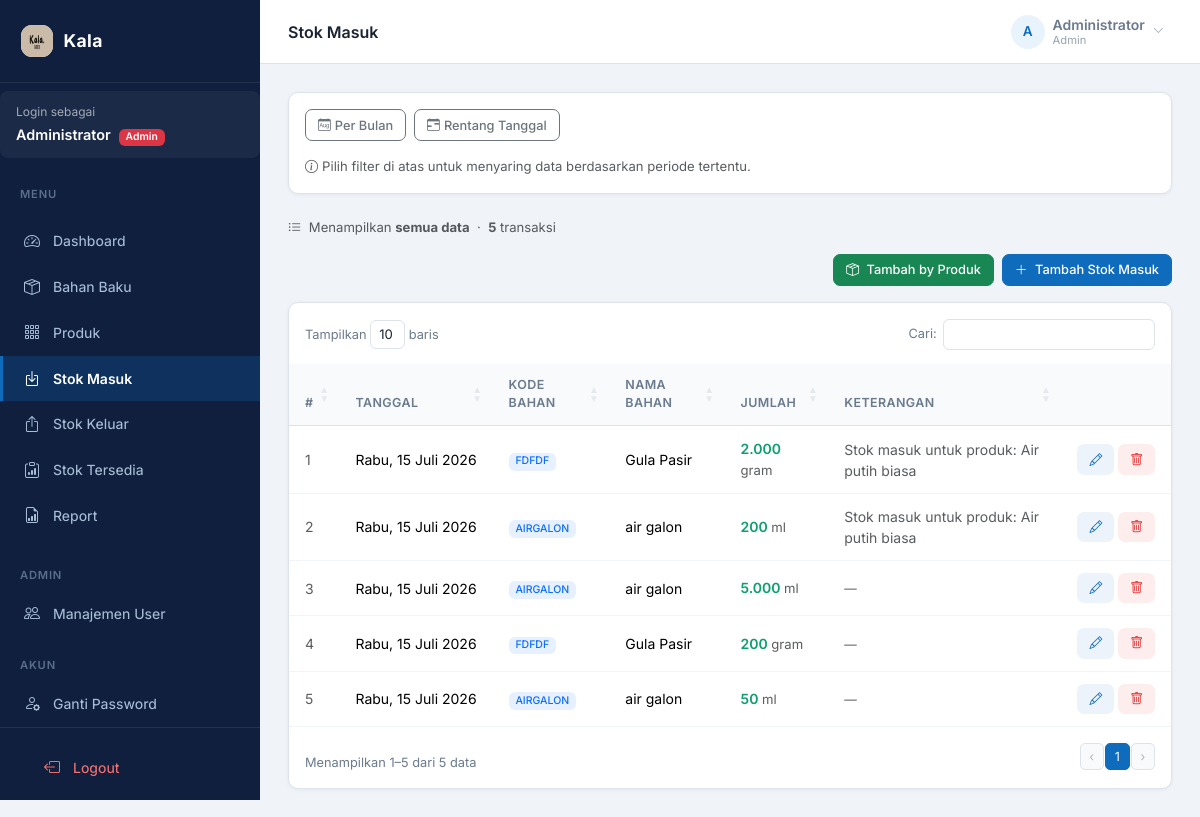
The page /stok-masuk (signed in) on the database its author committed.
### tables this page shows
CREATE TABLE `stok_masuk` (
  `id` bigint UNSIGNED NOT NULL,
  `bahan_baku_id` bigint UNSIGNED NOT NULL,
  `jumlah` int NOT NULL,
  `tanggal` date NOT NULL,
  `keterangan` text
);

CREATE TABLE `bahan_baku` (
  `id` bigint UNSIGNED NOT NULL,
  `kode_bahan` varchar(255) NOT NULL,
  `nama_bahan` varchar(255) NOT NULL,
  `satuan` varchar(255) NOT NULL,
  `keterangan` varchar(255) DEFAULT NULL,
  `is_active` tinyint(1) NOT NULL DEFAULT '1',
  `created_at` timestamp NOT NULL DEFAULT CURRENT_TIMESTAMP
);

### controllers/StokMasukController.php (called while the page is built, shortened)
<?php
class StokMasukController
{
    public function index(array $params): void
    {
        $model = new StokMasukModel();
        $from = $to = null;
        $isFiltered = false;
        $data = $isFiltered ? $model->filter($from, $to) : $model->allWithBahanBaku();
        require __DIR__ . '/../pages/stok-masuk/index.php';
    }
}

### index.php (called while the page is built, shortened)
<?php
require_once __DIR__ . '/core/Router.php';
require_once __DIR__ . '/core/Database.php';
require_once __DIR__ . '/core/Model.php';
require_once __DIR__ . '/core/helpers.php';
spl_autoload_register(function (string $class) {
    $file = __DIR__ . '/' . str_replace('\\', '/', $class) . '.php';
});
$router = new Core\Router();
$router->dispatch();

### core/Database.php (called while the page is built, shortened)
<?php
class Database
{
    private static ?PDO $instance = null;
    public static function connect(): PDO
    {
        if (self::$instance === null) {
            try {
                $dsn = 'mysql:host=' . DB_HOST . ';port=' . DB_PORT . ';dbname=' . DB_NAME . ';charset=utf8mb4';
                self::$instance = new PDO($dsn, DB_USER, DB_PASS, [
                    PDO::ATTR_ERRMODE            => PDO::ERRMODE_EXCEPTION,
                    PDO::ATTR_DEFAULT_FETCH_MODE => PDO::FETCH_ASSOC,
                    PDO::ATTR_EMULATE_PREPARES   => false,
                ]);
            } catch (PDOException $e) {
                http_response_code(500);
                die('Database connection failed: ' . $e->getMessage());
            }
        }
        return self::$instance;
    }
}

### core/Model.php (called while the page is built, shortened)
<?php
abstract class Model
{
    public function __construct()
    {
        $this->db = Database::connect();
    }
}

### models/StokMasukModel.php (called while the page is built, shortened)
<?php
class StokMasukModel extends Model
{
    public function allWithBahanBaku(): array
    {
        return $this->db->query("
            SELECT sm.*, b.nama_bahan, b.kode_bahan, b.satuan
            FROM stok_masuk sm
            JOIN bahan_baku b ON b.id = sm.bahan_baku_id
            ORDER BY sm.tanggal DESC, sm.id DESC
        ")->fetchAll();
    }
}

### core/helpers.php (called while the page is built, shortened)
<?php
function fmt(int|float $n): string
{
    return number_format($n, 0, ',', '.');
}
function fmtDate(string $date): string
{
    $bulan = [
        1 => 'Januari',
        2 => 'Februari',
        3 => 'Maret',
        4 => 'April',
        5 => 'Mei',
        6 => 'Juni',
        7 => 'Juli',
        8 => 'Agustus',
        9 => 'September',
        10 => 'Oktober',
        11 => 'November',
        12 => 'Desember'
    ];
    $hari = [
        0 => 'Minggu',
        1 => 'Senin',
        2 => 'Selasa',
        3 => 'Rabu',
        4 => 'Kamis',
        5 => 'Jumat',
        6 => 'Sabtu'
    ];
    $ts = strtotime($date);
    return $hari[(int) date('w', $ts)] . ', '
        . (int) date('d', $ts) . ' '
        . $bulan[(int) date('n', $ts)] . ' '
        . date('Y', $ts);
}

### pages/stok-masuk/index.php (the view, shortened to what this page needs)
<?php
require_once __DIR__ . '/../../shared/components.php';
$filterType = $_GET['filter'] ?? null;
$isFiltered = in_array($filterType, ['month', 'range']);
?>
<div class="card mb-4">
    <div class="card-body">
        <div class="d-flex gap-2 mb-3">
            <button type="button"
                class="btn btn-sm <?= $filterType === 'month' ? 'btn-primary' : 'btn-outline-secondary' ?>"
                onclick="setFilterType('month')">
                <i class="bi bi-calendar-month me-1"></i>Per Bulan
            </button>
            <button type="button"
                class="btn btn-sm <?= $filterType === 'range' ? 'btn-primary' : 'btn-outline-secondary' ?>"
                onclick="setFilterType('range')">
                <i class="bi bi-calendar-range me-1"></i>Rentang Tanggal
            </button>
        </div>
        <?php if (!$isFiltered): ?>
            <p class="text-muted mb-0 mt-1" style="font-size:0.82rem">
                <i class="bi bi-info-circle me-1"></i>Pilih filter di atas untuk menyaring data berdasarkan periode
                tertentu.
            </p>
        <?php endif; ?>
    </div>
</div>
<?php if ($isFiltered): ?>
    <p class="text-muted mb-3" style="font-size:0.82rem">
        <i class="bi bi-funnel-fill me-1 text-primary"></i>
        <?php if ($filterType === 'month'): ?>
            Menampilkan bulan: <strong><?= date('F Y', strtotime($from)) ?></strong>
        <?php else: ?>
            Rentang: <strong><?= fmtDate($from) ?></strong> s/d <strong><?= fmtDate($to) ?></strong>
        <?php endif; ?>
        &nbsp;·&nbsp; <strong><?= count($data) ?></strong> transaksi
    </p>
<?php else: ?>
    <p class="text-muted mb-3" style="font-size:0.82rem">
        <i class="bi bi-list-ul me-1"></i>
        Menampilkan <strong>semua data</strong> &nbsp;·&nbsp; <strong><?= count($data) ?></strong> transaksi
    </p>
<?php endif; ?>
<div class="d-flex flex-wrap justify-content-between align-items-center gap-2 mb-3">
    <div class="d-flex gap-2">
        <button type="button" class="btn btn-success btn-sm" onclick="openTambahByProduk()">
            <i class="bi bi-box-seam me-1"></i> Tambah by Produk
        </button>
        <button type="button" class="btn btn-primary btn-sm" onclick="openTambah()">
            <i class="bi bi-plus-lg me-1"></i> Tambah Stok Masuk
        </button>
    </div>
</div>
<div class="card">
    <div class="card-body p-0">
        <table id="tblStokMasuk" class="table mb-0" style="width:100%">
            <thead>
                <tr>
                    <th>#</th>
                    <th>Tanggal</th>
                    <th>Kode Bahan</th>
                    <th>Nama Bahan</th>
                    <th>Jumlah</th>
                    <th>Keterangan</th>
                    <th></th>
                </tr>
            </thead>
            <tbody>
                <?php foreach ($data as $i => $row): ?>
                    <tr>
                        <td class="text-muted"><?= $i + 1 ?></td>
                        <td style="white-space:nowrap"><?= fmtDate($row['tanggal']) ?></td>
                        <td><span
                                class="badge bg-primary bg-opacity-10 text-primary"><?= htmlspecialchars($row['kode_bahan']) ?></span>
                        </td>
                        <td><?= htmlspecialchars($row['nama_bahan']) ?></td>
                        <td style="color:#0e9f6e;font-weight:600"><?= fmt($row['jumlah']) ?> <span class="text-muted"
                                style="font-size:0.82rem;font-weight:400"><?= htmlspecialchars($row['satuan']) ?></span>
                        </td>
                        <td class="text-muted">
                            <?= $row['keterangan'] ? htmlspecialchars($row['keterangan']) : '<span style="font-size:0.78rem">—</span>' ?>
                        </td>
                        <td>
                            <div class="d-flex gap-1">
                                <button type="button" class="btn btn-sm"
                                    style="color:#0f6cbd;background:rgba(15,108,189,0.08);border:none"
                                    onclick="openEdit(<?= $row['id'] ?>, <?= htmlspecialchars(json_encode($row), ENT_QUOTES) ?>)">
                                    <i class="bi bi-pencil"></i>
                                </button>
                                <form id="del-sm-<?= $row['id'] ?>" action="/stok-masuk/<?= $row['id'] ?>/delete"
                                    method="POST">
                                    <button type="button" class="btn btn-sm"
                                        style="color:#e02424;background:rgba(224,36,36,0.08);border:none"
                                        onclick="confirmDelete(this)" data-form="del-sm-<?= $row['id'] ?>"
                                        data-message="Data stok masuk ini akan dihapus permanen.">
                                        <i class="bi bi-trash"></i>
                                    </button>
                                </form>
                            </div>
                        </td>
                    </tr>
                <?php endforeach; ?>
            </tbody>
        </table>
    </div>
</div>

### core/Router.php (shortened to what this page needs)
<?php
class Router
{
    private array $routes = [];
    private function addRoute(string $method, string $path, callable|array $handler): self
    {
        $this->routes[] = [
            'method'      => $method,
            'path'        => $path,
            'handler'     => $handler,
            'middlewares' => [],
        ];
        return $this;
    }
    public function middleware(string|array $middleware): self
    {
        $last = array_key_last($this->routes);
        $middlewares = is_array($middleware) ? $middleware : [$middleware];
        $this->routes[$last]['middlewares'] = array_merge(
            $this->routes[$last]['middlewares'],
            $middlewares
        );
        return $this;
    }
    public function dispatch(): void
    {
        $method = $_SERVER['REQUEST_METHOD'];
        $uri    = parse_url($_SERVER['REQUEST_URI'], PHP_URL_PATH);
        foreach ($this->routes as $route) {
            if ($route['method'] !== $method) continue;
            $params = $this->matchPath($route['path'], $uri);
            if ($params === null) continue;
            $handler = $route['handler'];
            if (is_callable($handler)) {
                call_user_func($handler, $params);
            } elseif (is_array($handler)) {
                [$class, $method] = $handler;
                call_user_func([new $class(), $method], $params);
            }
            return;
        }
    }
    private function matchPath(string $routePath, string $uri): ?array
    {
        $pattern = preg_replace('/\{(\w+)\}/', '(?P<$1>[^/]+)', $routePath);
        $pattern = '#^' . $pattern . '$#';
        if (!preg_match($pattern, $uri, $matches)) {
            return null;
        }
        return array_filter($matches, 'is_string', ARRAY_FILTER_USE_KEY);
    }
}

### assets/css/app.css (style rules this page uses)
:root { --sidebar-width: 260px; --topbar-height: 64px; --primary: #0f6cbd; --primary-dark: #0d5aa7; --primary-light: #e8f3fc; --sidebar-bg: #0f1f3d; --sidebar-hover: #1a3260; --sidebar-active: #0f6cbd; --sidebar-text: #a8bdd6; --sidebar-white: #ffffff; --bg: #f0f4f8; --surface: #ffffff; --border: #dde3ea; --text: #1a2332; --text-muted: #6b7a8d; --success: #0e9f6e; --danger: #e02424; --warning: #d97706; }
* { margin: 0; padding: 0; box-sizing: border-box; }
body { font-family: "Inter", sans-serif; background: var(--bg); color: var(--text); font-size: 0.9rem; }
.card { border: 1px solid var(--border); border-radius: 10px; box-shadow: 0 1px 4px rgba(0, 0, 0, 0.05); background: var(--surface); }
.btn { font-family: "Inter", sans-serif; font-weight: 500; font-size: 0.85rem; border-radius: 7px; }
.btn-primary { background: var(--primary); border-color: var(--primary); }
.btn-sm { padding: 0.35rem 0.75rem; font-size: 0.8rem; }
.table { font-size: 0.875rem; }
.table thead th { background: #f8fafc; color: var(--text-muted); font-weight: 600; font-size: 0.78rem; text-transform: uppercase; letter-spacing: 0.4px; border-bottom: 1px solid var(--border); padding: 0.75rem 1rem; }
.table td { padding: 0.75rem 1rem; vertical-align: middle; border-color: #f1f5f9; }
.badge { font-family: "Inter", sans-serif; font-weight: 500; }

### rows shown on the page
stok_masuk: tanggal "Rabu, 15 Juli 2026", bahan_baku.kode_bahan "FDFDF", bahan_baku.nama_bahan "Gula Pasir", jumlah "2.000", bahan_baku.satuan "gram", keterangan "Stok masuk untuk produk: Air putih biasa"
stok_masuk: tanggal "Rabu, 15 Juli 2026", bahan_baku.kode_bahan "AIRGALON", bahan_baku.nama_bahan "air galon", jumlah "200", bahan_baku.satuan "ml", keterangan "Stok masuk untuk produk: Air putih biasa"
stok_masuk: tanggal "Rabu, 15 Juli 2026", bahan_baku.kode_bahan "AIRGALON", bahan_baku.nama_bahan "air galon", jumlah "5.000", bahan_baku.satuan "ml"
stok_masuk: tanggal "Rabu, 15 Juli 2026", bahan_baku.kode_bahan "FDFDF", bahan_baku.nama_bahan "Gula Pasir", jumlah "200", bahan_baku.satuan "gram"
stok_masuk: tanggal "Rabu, 15 Juli 2026", bahan_baku.kode_bahan "AIRGALON", bahan_baku.nama_bahan "air galon", jumlah "50", bahan_baku.satuan "ml"

### other values the page prints
$item['label'] "Dashboard"
$item['label'] "Bahan Baku"
$item['label'] "Produk"
$item['label'] "Stok Masuk"
$item['label'] "Stok Keluar"
$item['label'] "Stok Tersedia"
$item['label'] "Report"
count($data) "5"
